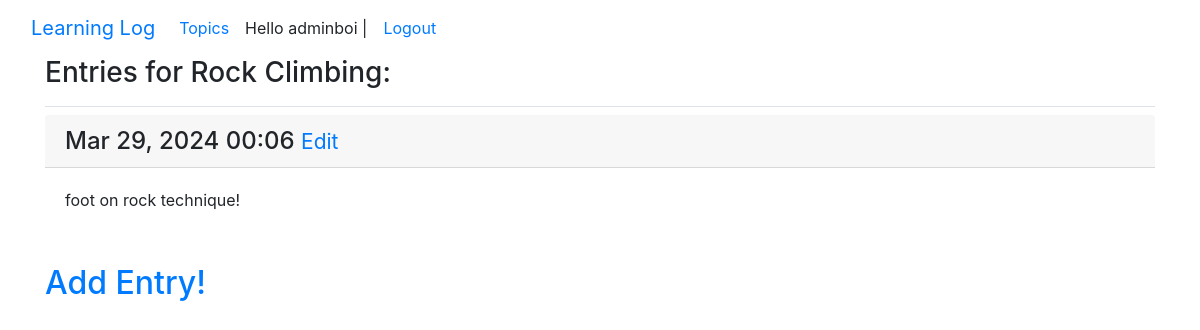
The page /topics/2/ (signed in) on the database its author committed.
### test_app/models.py (models this page shows, shortened)
class Topics(models.Model):
    text = models.CharField(max_length=200)
    date_added = models.DateTimeField(auto_now_add=True)
    owner = models.ForeignKey(User, on_delete=models.CASCADE)
    def __str__(self):
        return self.text

class Entry(models.Model):
    topic = models.ForeignKey(Topics, on_delete=models.CASCADE)
    text = models.TextField()
    date_added = models.DateTimeField(auto_now_add=True)
    class Meta:
        verbose_name_plural = 'entries'

### test_app/views.py (the view)
# urls.py: path('topics/<int:topic_id>/', views.topic, name='topic'),
@login_required
def topic(request, topic_id):
    topic = Topics.objects.get(id=topic_id)
    if topic.owner != request.user:
        raise Http404
    entries = topic.entry_set.order_by('-date_added')
    context = {"topic":topic, "entries":entries}
    return render(request, "test_app/topic.html", context)

### test_app/templates/test_app/topic.html (shortened to what this page needs)
<!DOCTYPE html>
<html lang="en">
<head>
</head>
<body>
{% extends "test_app/default.html" %}
{% block page_header %}
<h3>Entries for {{ topic }}:</h3>
{% endblock page_header %}
{% block content %}
{% for entry in entries %}
<div class="class mb-3">
    <h4 class="card-header">
        {{ entry.date_added|date:'M d, Y H:i' }}
        <small>
            <a href="{% url 'test_app:edit_entry' entry.id %}">Edit</a>
        </small>
    </h4>
    <div class="card-body">
        {{ entry.text|linebreaks }}
    </div>
</div>
{% empty %}
<p>No Entries Yet!</p>
{% endfor %}
<h2>
    <a href="{% url 'test_app:new_entry' topic.id %}">Add Entry!</a>
</h2>
{% endblock content %}

### test_app/templates/test_app/default.html (shortened to what this page needs)
<!DOCTYPE html>
{% load bootstrap4 %}
<html lang="en">
<head>
    {% bootstrap_css %}
</head>
<body>
<nav class="navbar navbar-expand-lg bg-body-tertiary">
  <div class="container-fluid">
    <a class="navbar-brand" href="{% url 'test_app:index' %}">Learning Log</a>
    <div class="collapse navbar-collapse" id="navbarNav">
      <ul class="navbar-nav">
        <li class="nav-item">
          <a class="nav-link active" aria-current="page" href="{% url 'test_app:topics' %}">Topics</a>
        </li>
        {% if user.is_authenticated %}
        <li>
          <p1 class="nav-link">Hello {{ user.username }} | </p1>
        </li>
        <li class="nav-item">
          <a class="nav-link" href="{% url 'users:logout_user' %}">Logout</a>
        </li>
        {% endif %}
      </ul>
    </div>
  </div>
</nav>
<main role="main" class="container">
  <div class="pb-2 mb-2 border-bottom">
    {% block page_header%}{% endblock page_header %}
  </div>
  <div>
    {% block content %}{% endblock content %}
  </div>
</main>
</body>
</html>

### rows shown on the page
Topics: text "Rock Climbing"
Entry: date_added "Mar 29, 2024 00:06", text "foot on rock technique!"

### other values the page prints
{{ user.username }} "adminboi"
